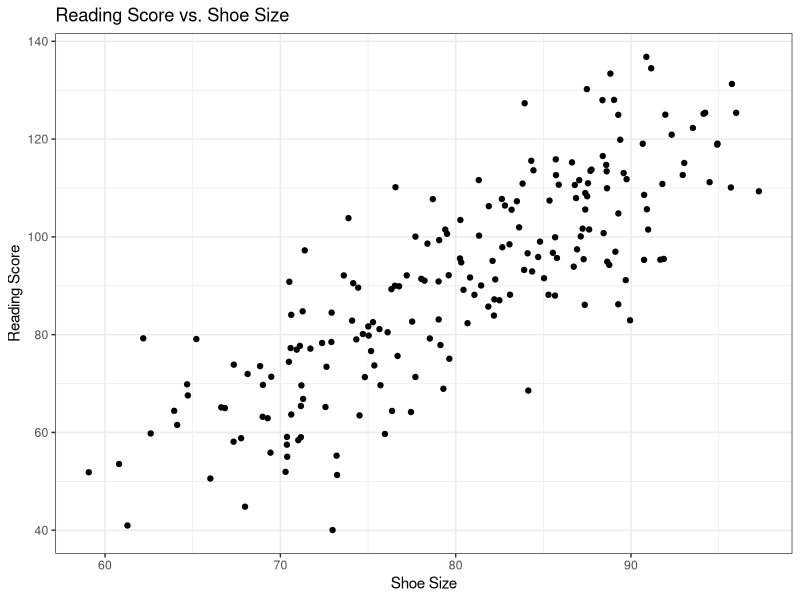
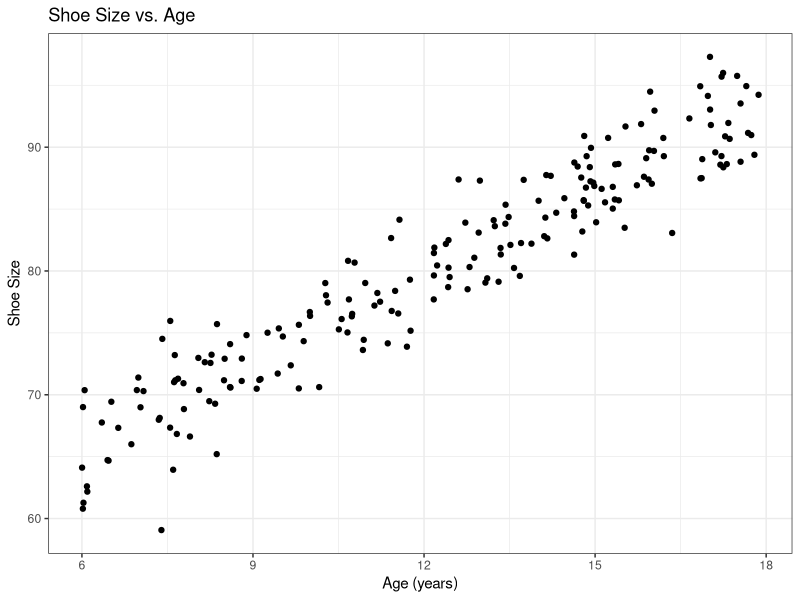
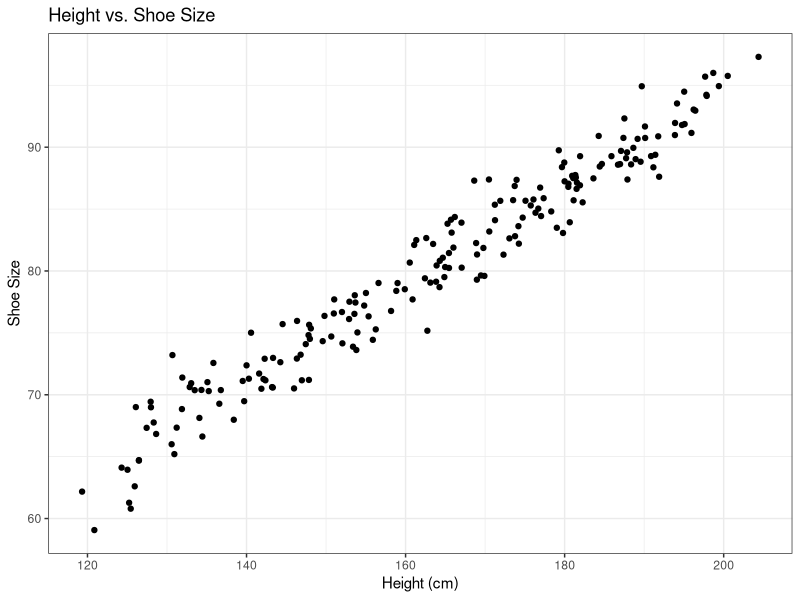

Reproduce these figures in R, in order.
## ---- chunk 1
library(tidyverse)
library(broom)

theme_set(theme_bw())

set.seed(42)

# 1. Generate data
n <- 200
df <- tibble(
  Age = runif(n, 6, 18),                # ages between 6 and 18 years
  Height = 90 + 6 * Age + rnorm(n, 0, 5),   # height increases with age
  ShoeSize = 15 + 0.4 * Height + rnorm(n, 0, 2), # shoe size correlates with height
  ReadingScore = 30 + 5 * Age + rnorm(n, 0, 10)  # reading ability increases with age
)
## ---- chunk 2
# Plot: ShoeSize vs ReadingScore
ggplot(df, aes(x = ShoeSize, y = ReadingScore)) +
  geom_point() +
  labs(title = 'Reading Score vs. Shoe Size', x = 'Shoe Size', y = 'Reading Score')
## ---- chunk 3
model_shoe_only <- lm(ReadingScore ~ ShoeSize, data = df)
tidy(model_shoe_only)
## ---- chunk 4
ggplot(df, aes(x = Age, y = ShoeSize)) +
  geom_point() +
  labs(title = 'Shoe Size vs. Age', x = 'Age (years)', y = 'Shoe Size')
## ---- chunk 5
model_adjusted <- lm(ReadingScore ~ ShoeSize + Age, data = df)
tidy(model_adjusted)
## ---- chunk 6
ggplot(df, aes(x = Height, y = ShoeSize)) +
  geom_point() +
  labs(title = 'Height vs. Shoe Size', x = 'Height (cm)', y = 'Shoe Size')
## ---- chunk 7
model_collinear <- lm(ReadingScore ~ ShoeSize + Height, data = df)
tidy(model_collinear)
## ---- chunk 8
model_full <- lm(ReadingScore ~ ShoeSize + Height + Age, data = df)
summary(model_full)
## ---- chunk 9
bind_rows(
  tidy(model_shoe_only)       %>% mutate(model = '1. ShoeSize only'),
  tidy(model_adjusted)                       %>% mutate(model = '2. + Age'),
  tidy(model_collinear)                      %>% mutate(model = '3. ShoeSize + Height'),
  tidy(model_full)                           %>% mutate(model = '4. Full model')
) %>%
  select(model, term, estimate, std.error, statistic, p.value) %>%
  print(n = Inf)
